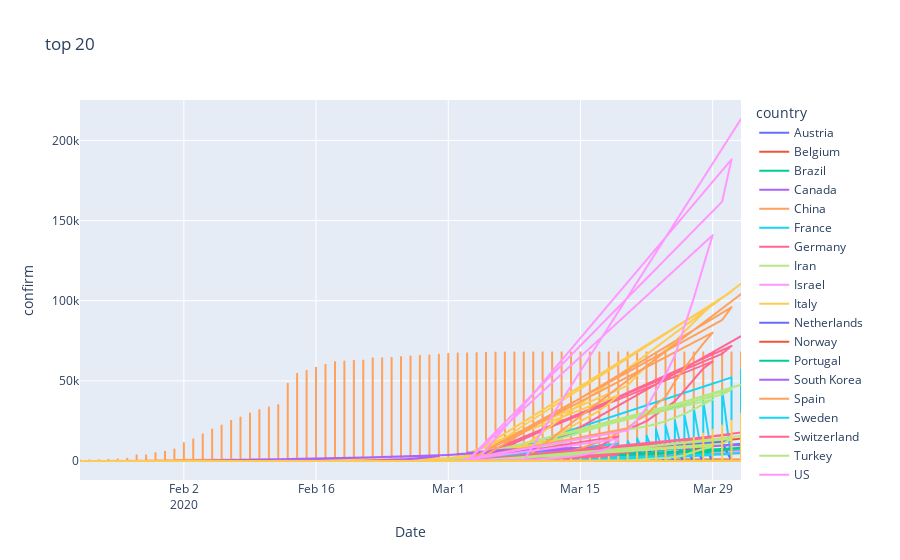

The code cell stored with this chart in its notebook:
### Code cell
import io
import pandas as pd
import matplotlib.pyplot as plt
fig = px.line(data_top20,
              x='Date', y='confirm', color='country',
              title='top 20')
fig.show()
